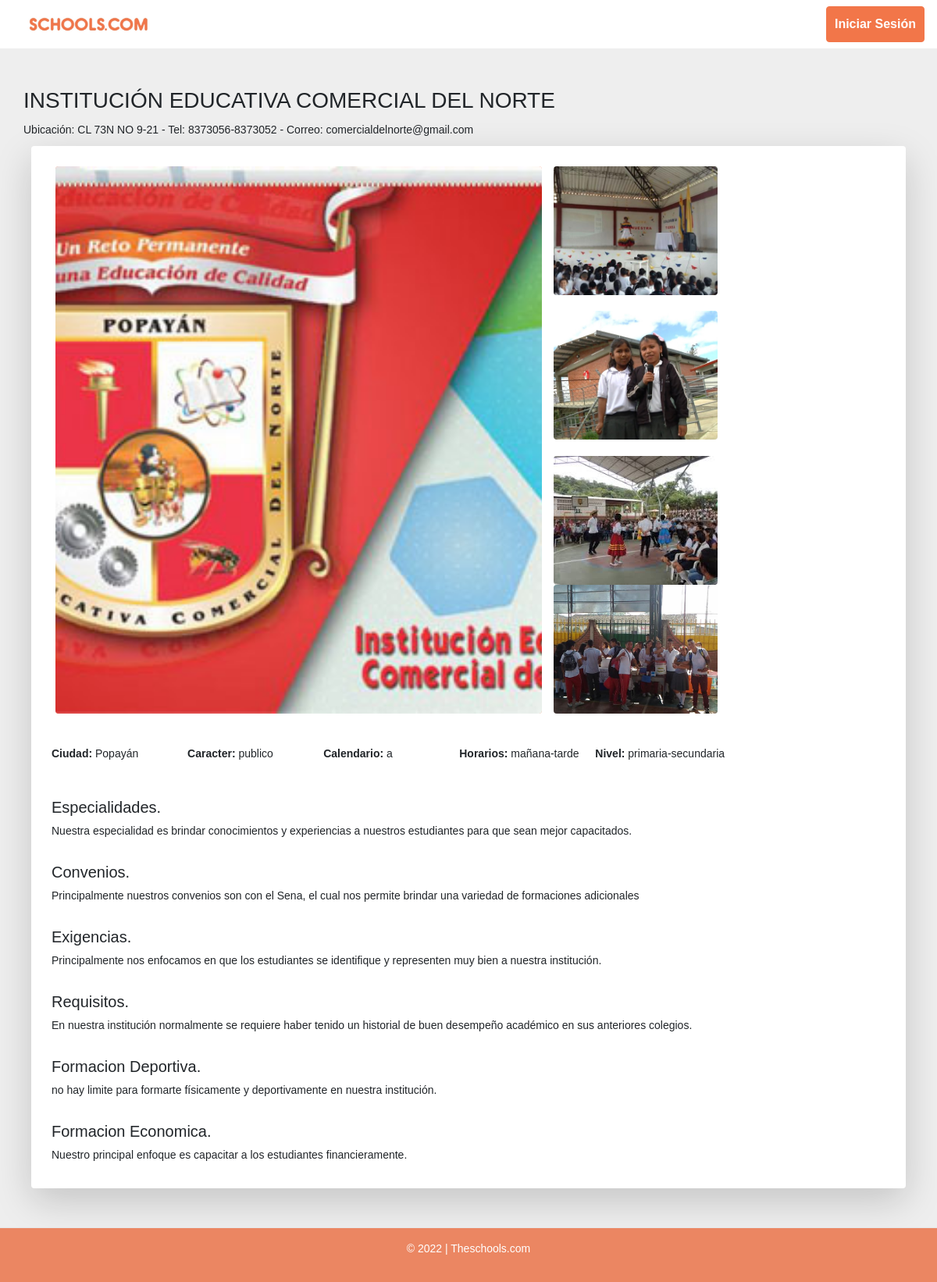
Screenshot of /especifico.php?id=33 with the database file from the repository.
### config/conexion.php (called while the page is built)
<?php
    class Conectar {
        protected $dbh;
        protected function conexion(){
            try{
                $conectar= $this->dbh = new PDO("mysql:local=localhost;dbname=paginawebphp","root","");
                return $conectar;
            }catch(Exception $e){
                print "Error :".$e->getMessage();
                die();
            }
        }
        public function set_names(){
            return $this->dbh->query("SET NAMES 'utf8'");
        }
    }
?>

### models/ColegioLogin.php (called while the page is built, shortened)
<?php
class ColegioLogin extends Conectar
{
    public function encontrarColegioPorId($idColegio)
    {
        $conectar = parent::conexion();
        parent::set_names();
        $sql = "SELECT `id`,`nombre_colegio`,`tel`,`correo`,`inf_ubicacion`,`introduccion`,`ciudad`,`caracter`,`calendario`,`horarios`,`nivel`,`inf_especialidades`,`inf_convenios`,`inf_exigencias`,`inf_requisitos`,`inf_deporte`,`nivel`,`nit`,`inf_economia`,`img_principal`,`img_secundarias_1`,`img_secundarias_2`,`img_secundarias_3`,`img_secundarias_4` FROM `colegios-login`  WHERE id='" . $idColegio . "';";
        $sql = $conectar->prepare($sql);
        $sql->execute();
        return $sql->fetchAll(PDO::FETCH_ASSOC);
    }
}

### especifico.php (the view, shortened to what this page needs)
<?php
require_once("config/conexion.php");
require_once("models/ColegioLogin.php");
$colegioLogin = new ColegioLogin();
$idColegio = $_REQUEST['id'];
$colegio = $colegioLogin->encontrarColegioPorId($idColegio);
if (count($colegio) <= 0) {
  echo "<script>alert('No existe id'); window.location.href = 'principal.php';  </script>";
} else {
  $colegio = $colegio[0];
}
?>
<!DOCTYPE html>
<html class="no-js" lang="es">
<head>
  <link rel="stylesheet" href="assets\css\style.css">
  <link rel="stylesheet" href="assets\css\style_especifico.css">
  <link rel="stylesheet" href="assets\css\widgets.css">
  <link rel="stylesheet" href="assets\css\responsive.css">
</head>
<header>
  <nav class="navbar navbar-light bg-light">
    <div class="col-md-2 col-xs-6" style="max-width: 200px;" >
      <a href="javascript:history.back()"><img class="logo text" src="assets\imgs\theme\logo6.png" alt=""></a>
    </div>
    <form class="form-inline">
      <a class="btn btn-warning my-1 my-sm-0 text-white" class="btn btn-primary btn-sm float-right" type="" href="login.php">Iniciar Sesión</a>
    </form>
  </nav>
</header>
<body>
  <section class="resultado_especifico">
    <div class="caja">
      <div>
        <h3 class="title"><?= $colegio['nombre_colegio'] ?></h3>
        <p class="title_info">Ubicación: <?= $colegio['inf_ubicacion'] ?> - Tel: <?= $colegio['tel'] ?> - Correo: <?= $colegio['correo'] ?></p>
      </div>
      <div class="contenedor shadow-lg p-3 bg-white rounded">
        <div class="adjustable">
          <div class="img-big rounded">
            <div class="rounded" style=" width:100%; height:100%; background-size:cover; background-position:center; background-repeat:no-repeat; background-image: url('<?= $colegio['img_principal'] ?>')" alt="img_principal">
            </div>
          </div>
          <div class="more">
            <div class="img-1 mb-3 rounded">
              <div class="rounded" style=" width:100%; height:100%; background-size:cover; background-position:center; background-repeat:no-repeat; background-image: url('<?= $colegio['img_secundarias_1'] ?>')" alt="img_secundarias_1">
              </div>
            </div>
            <div class="img-2  mb-3 rounded">
              <div class="rounded" style=" width:100%; height:100%; background-size:cover; background-position:center; background-repeat:no-repeat; background-image: url('<?= $colegio['img_secundarias_2'] ?>')" alt="img_secundarias_2">
              </div>
            </div>
            <div class="img-3 rounded">
              <div class="rounded" style=" width:100%; height:100%; background-size:cover; background-position:center; background-repeat:no-repeat; background-image: url('<?= $colegio['img_secundarias_3'] ?>')" alt="img_secundarias_3">
              </div>
            </div>
            <div class="img-4 rounded">
              <div class="rounded" style=" width:100%; height:100%; background-size:cover; background-position:center; background-repeat:no-repeat; background-image: url('<?= $colegio['img_secundarias_4'] ?>')" alt="img_secundarias_4">
              </div>
            </div>
          </div>
        </div> <br>
        <div class="texto">
          <div class="texto-info start ">
            <p><span class="font-weight-bold">Ciudad:</span> <?= ($colegio['ciudad']) ?></p>
          </div>
          <div class="texto-info">
            <p><span class="font-weight-bold">Caracter:</span> <?= ($colegio['caracter']) ?></p>
          </div>
          <div class="texto-info">
            <p><span class="font-weight-bold">Calendario:</span> <?= ($colegio['calendario']) ?></p>
          </div>
          <div class="texto-info">
            <p><span class="font-weight-bold">Horarios:</span> <?= ($colegio['horarios']) ?></p>
          </div>
          <div class="texto-info">
            <p><span class="font-weight-bold">Nivel:</span> <?= ($colegio['nivel']) ?></p>
          </div>
        </div>
        <div class="text-principal">
          <h5 class="text-title">Especialidades.</h5>
          <p><?= ($colegio['inf_especialidades']) ?> </p>
          <h5 class="text-title">Convenios.</h5>
          <p><?= ($colegio['inf_convenios']) ?> </p>
          <h5 class="text-title">Exigencias.</h5>
          <p><?= ($colegio['inf_exigencias']) ?> </p>
          <h5 class="text-title">Requisitos.</h5>
          <p><?= ($colegio['inf_requisitos']) ?> </p>
          <h5 class="text-title">Formacion Deportiva.</h5>
          <p><?= ($colegio['inf_deporte']) ?> </p>
          <h5 class="text-title">Formacion Economica.</h5>
          <p><?= ($colegio['inf_economia']) ?> </p>
        </div>
  </section>
  <footer class="blog-footer">
    <p>© 2022 | Theschools.com</p>
  </footer>
</body>
</html>

### assets/css/style.css (style rules this page uses)
:root { --color-mode:"light";--color-warning: #e38836;--color-success:#09815C;--color-danger:#e3363e;--color-warning:#e38836;--color-info:#4da7d4;--color-light:#f8f9f9;--color-grey:#f7f8f9;--color-dark:#000c2d;--color-muted:#687385;--color-white:#FFFFFF;--primary-border-color:#9b9b9b;--secondary-border-color:#f0f8ff;--mutted-border-color:#eaecee;--box-shadow-normal:0 10px 10px rgba(0,0,0,0.08);--box-shadow-hover:0 4px 60px 0 rgba(0,0,0,0.2);--button-shadow-color-normal:hsla(0,0%,42.4%,0.2);--button-shadow-color-hover:hsla(0,0%,42.4%,0.3); }
.text-white { color:var(--color-white)!important; padding: 10px !important; }
.bg-light { background-color:var(--color-white)!important; }
.bg-white { background-color:var(--color-white)!important; }
.btn-warning { background-color:var(--color-warning);border-color:var(--color-warning); }
body { font-family:'Noto Sans JP',sans-serif;font-weight:normal;font-style:normal;font-size:14px; }
h1, h2, h3, h4, h5, h6, .font-heading, .btn, .post-title { font-style:normal;font-weight:500;text-transform:none;font-family:'Noto Sans JP',sans-serif; }
p { font-weight:400; }
a, .button { -webkit-transition:all .2s ease-out 0s;-moz-transition:all .2s ease-out 0s;-ms-transition:all .2s ease-out 0s;-o-transition:all .2s ease-out 0s;transition:all .2s ease-out 0s }
a { color:var(--color-muted); }
img, image, video { max-width:100%; }
::placeholder { color:#838383 }
.font-weight-bold { font-weight:700; }
.btn { font-weight:700; }

### assets/css/style_especifico.css (style rules this page uses)
body { background-color: #eee; }
.title { margin-bottom: 50px; text-transform: uppercase; }
.btn-warning { background-color: #f27649; border-color: #f27649; }
.btn { margin-top: auto; }
.title { margin: -10px 10px 10px 30px; }
.title_info { margin: 0px 10px 10px 30px; }
.caja { margin-top: 60px; }
.contenedor { margin: 0px 40px 0px 40px; }
.adjustable { display: flex; margin-top: 10px; }
.more { width: 50%; display: flex; flex-wrap: wrap; }
.img-big { width: 780px;zz height: 350px; background-color: #ffa17e; margin-right: 15px; margin-left: 15px; }
.img-1, .img-3 { width: 210px; height: 165px; margin-right: 15px; }
.img-2, .img-4 { width: 210px; height: 165px; }
.texto { display: flex; margin-top: 20px; }
.start { margin-left: 10px; }
.texto-info { width: 16%; }
.text-principal { margin-left: 10px; }
.text-title { margin-top: 30px; }
a { color: #f27649 !important; }
.blog-footer { margin-top: 50px; padding: 1.0rem 0; color: rgb(255, 255, 255); text-align: center; background-color: #eb8662 ; border-top: 0.05rem solid #e5e5e5; }

### assets/css/widgets.css (style rules this page uses)
* { box-sizing:border-box; }

### rows the page displays
colegios-login: nombre_colegio "INSTITUCIÓN EDUCATIVA COMERCIAL DEL NORTE", inf_ubicacion "CL 73N NO 9-21", tel "8373056-8373052", correo "comercialdelnorte@gmail.com", img_principal (picture), img_secundarias_1 (picture), img_secundarias_2 (picture), img_secundarias_3 (picture), img_secundarias_4 (picture), ciudad "Popayán", caracter "publico", calendario "a", horarios "mañana-tarde", nivel "primaria-secundaria", inf_especialidades "Nuestra especialidad es brindar conocimientos y experiencias a nuestros estudiantes para que sean mejor capacitados.", inf_convenios "Principalmente nuestros convenios son con el Sena, el cual nos permite brindar una variedad de formaciones adicionales", inf_exigencias "Principalmente nos enfocamos en que los estudiantes se identifique y representen muy bien a nuestra institución.", inf_requisitos "En nuestra institución normalmente se requiere haber tenido un historial de buen desempeño académico en sus anteriores colegios.", inf_deporte "no hay limite para formarte físicamente y deportivamente en nuestra institución.", inf_economia "Nuestro principal enfoque es capacitar a los estudiantes financieramente."
